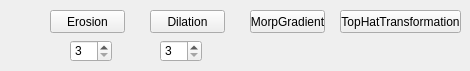
             <widget class="QWidget" name="tab_8">
              <attribute name="title">
               <string>Hw8</string>
              </attribute>
              <widget class="QPushButton" name="pushButton_27">
               <property name="geometry">
                <rect>
                 <x>50</x>
                 <y>10</y>
                 <width>75</width>
                 <height>23</height>
                </rect>
               </property>
               <property name="text">
                <string>Erosion</string>
               </property>
              </widget>
              <widget class="QPushButton" name="pushButton_28">
               <property name="geometry">
                <rect>
                 <x>150</x>
                 <y>10</y>
                 <width>75</width>
                 <height>23</height>
                </rect>
               </property>
               <property name="text">
                <string>Dilation</string>
               </property>
              </widget>
              <widget class="QPushButton" name="pushButton_29">
               <property name="geometry">
                <rect>
                 <x>250</x>
                 <y>10</y>
                 <width>75</width>
                 <height>23</height>
                </rect>
               </property>
               <property name="text">
                <string>MorpGradient</string>
               </property>
              </widget>
              <widget class="QPushButton" name="pushButton_30">
               <property name="geometry">
                <rect>
                 <x>340</x>
                 <y>10</y>
                 <width>121</width>
                 <height>23</height>
                </rect>
               </property>
               <property name="text">
                <string>TopHatTransformation</string>
               </property>
              </widget>
              <widget class="QSpinBox" name="spinBox_11">
               <property name="geometry">
                <rect>
                 <x>70</x>
                 <y>40</y>
                 <width>42</width>
                 <height>22</height>
                </rect>
               </property>
               <property name="minimum">
                <number>3</number>
               </property>
               <property name="maximum">
                <number>90</number>
               </property>
              </widget>
              <widget class="QSpinBox" name="spinBox_12">
               <property name="geometry">
                <rect>
                 <x>160</x>
                 <y>40</y>
                 <width>42</width>
                 <height>22</height>
                </rect>
               </property>
               <property name="minimum">
                <number>3</number>
               </property>
               <property name="maximum">
                <number>90</number>
               </property>
              </widget>
             </widget>
